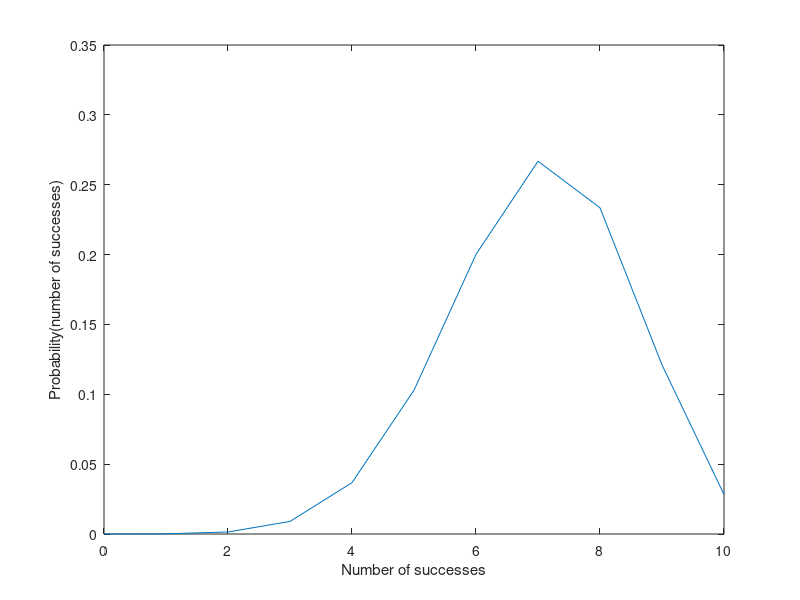

Source code (MATLAB): (Note: this script raises an error after producing the figure.)
N = 10;
p = 0.7;
q = 1 - p;

num_successes = linspace(0, N, N + 1);

probability_values = zeros(size(num_successes));

for k = num_successes
    
    probability_val = nchoosek(N, k) * p^k * q^(N-k);
    probability_values(k + 1) = probability_val;
end

figure();
plot(num_successes, probability_values)
xlabel('Number of successes')
ylabel('Probability(number of successes)')
title({'Discrete distribution for binomial distribution'}, {'N = 10, p = 0.7'})
